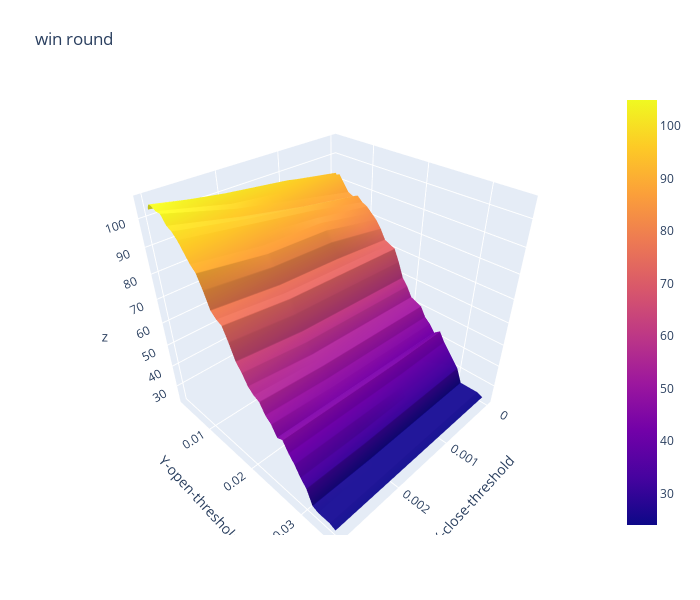

Notebook cell for this chart:
### Code cell
import plotly.graph_objects as go

x_data = df_win_round.columns.to_list() # close threshold

y_data = df_win_round.index.to_list() # open threshold

z_data = df_win_round.copy(deep=True) # win rate

fig = go.Figure(data=[go.Surface(z=z_data.values,x=x_data,y=y_data)])

fig.update_layout(title="win round", # 标题
                  autosize=False,  # 尺度自动缩放
                  width=700,  # 长宽
                  height=600,
                  margin=dict(l=65,r=50,b=65,t=90),  # 4个位置的距离
                  scene=dict(xaxis_title='X-close-threshold',yaxis_title='Y-open-threshold')
                 )

fig.show()

### Figure 1 — Plotly figure (JSON) as saved in the notebook; plotly's stock layout.template omitted (floating-point values rounded to 4 significant figures; data arrays with more than 128 entries replaced by an {"elided": "..."} marker saying what was removed)
{"data": [{"type": "surface", "x": [0, 0.001, 0.002, 0.003], "y": [0.0031, 0.0032, 0.0035, 0.004, 0.005, 0.006, 0.007, 0.008, 0.009, 0.01, 0.011, 0.012, 0.013, 0.014, 0.015, 0.016, 0.017, 0.018, 0.019, 0.02, 0.021, 0.022, 0.023, 0.024, 0.025, 0.026, 0.027, 0.028, 0.029, 0.03, 0.031, 0.032, 0.033, 0.034, 0.035], "z": {"elided": "35x4 int values"}}], "layout": {"autosize": false, "height": 600, "margin": {"b": 65, "l": 65, "r": 50, "t": 90}, "scene": {"xaxis": {"title": {"text": "X-close-threshold"}}, "yaxis": {"title": {"text": "Y-open-threshold"}}}, "title": {"text": "win round"}, "width": 700}}
